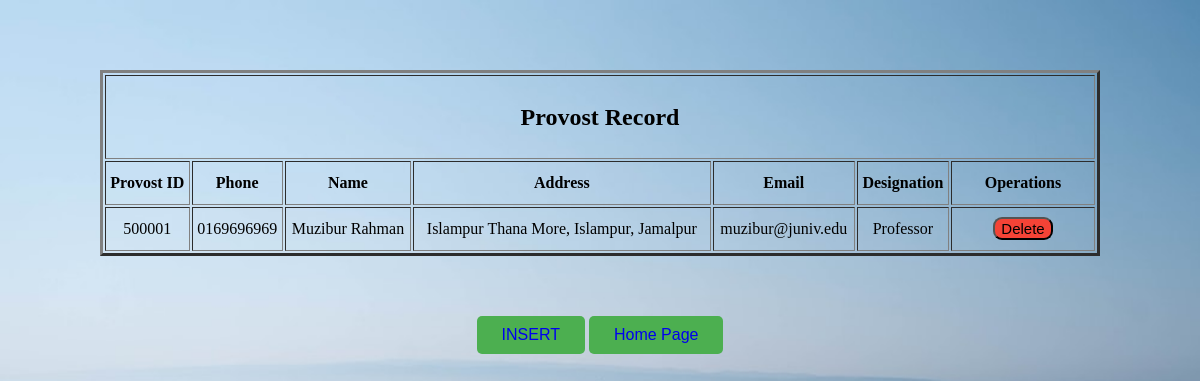
Page /Provost/DispProvost.php on the committed database.
### tables this page shows
CREATE TABLE `provost` (
  `P_ID` int(10) NOT NULL,
  `Phone` varchar(15) NOT NULL,
  `Name` varchar(30) NOT NULL,
  `Address` varchar(50) NOT NULL,
  `Email` varchar(30) NOT NULL,
  `Designation` varchar(30) NOT NULL
);

### Provost/DispProvost.php (the view, shortened to what this page needs)
<!DOCTYPE html>
<html>
<head>
</head>
<body>
  <table align="center" class="table1" border="3px solid black" style="width:1000px; line-height:40px;">
    <tr>
      <th colspan="8">
        <h2>Provost Record</h2>
      </th>
    </tr>
    <th> Provost ID </th>
    <th>Phone </th>
    <th> Name </th>
    <th> Address </th>
    <th> Email </th>
    <th> Designation</th>
    <th> Operations</th>
    <?php
     include 'connection.php';
     $sql = "select * from Provost ";
     $query = mysqli_query($conn, $sql);
     while ($row1 = mysqli_fetch_array($query)) {
     ?>
      <tr>
        <td class="tdr"><?php echo $row1['P_ID']; ?></td>
        <td class="tdr"><?php echo $row1['Phone']; ?></td>
        <td class="tdr"><?php echo $row1['Name']; ?></td>
        <td class="tdr"><?php echo $row1['Address']; ?></td>
        <td class="tdr"><?php echo $row1['Email']; ?></td>
        <td class="tdr"><?php echo $row1['Designation']; ?></td>
        <td style="width: 140px;">
          <center><button id="delete"><a href="Delete.php?P_ID=<?php echo $row1["P_ID"]; ?>" id="link1" style="text-align:center">Delete</a></button></center>
        </td>
      </tr>
    <?php
     }
     ?>
  </table>
  <center>
    <button class="button"> <a href="provost.html" style="text-decoration: none;">INSERT</a> </button>
    <button class="button"> <a href="../dashboard/home.php" style="text-decoration: none;">Home Page</a> </button>
  </center>
</body>
</html>

### Provost/DispProvost.php (style rules this page uses)
.tdr { text-align: center; }
body { background-image: url(../images/sea.jpg); background-repeat: no-repeat; background-size: cover; }
.button { background-color: #4CAF50; border: none; color: white; padding: 10px 25px; text-align: center; margin-top: 60px; border-radius: 5px; text-decoration: none; display: inline-block; font-size: 16px; }
.table1 { margin-top: 70px; }
#delete { background-color: #f44336; color: black; border-radius: 9px 9px; }
#link1 { color: black; text-decoration: none; font-size: 15px; }

### rows in the picture
provost: P_ID "500001", Phone "0169696969", Name "Muzibur Rahman", Address "Islampur Thana More, Islampur, Jamalpur", Email "muzibur@juniv.edu", Designation "Professor"
